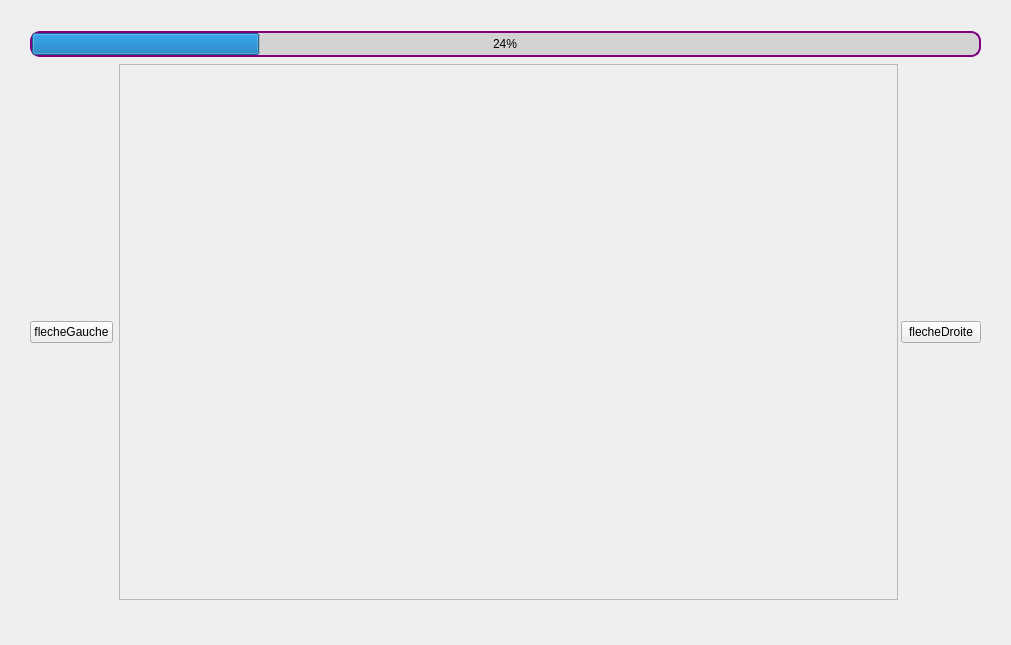
<?xml version="1.0" encoding="UTF-8"?>
<ui version="4.0">
 <class>fenetreProgression</class>
 <widget class="QWidget" name="fenetreProgression">
  <property name="geometry">
   <rect>
    <x>0</x>
    <y>0</y>
    <width>1011</width>
    <height>645</height>
   </rect>
  </property>
  <property name="minimumSize">
   <size>
    <width>1011</width>
    <height>645</height>
   </size>
  </property>
  <property name="maximumSize">
   <size>
    <width>1011</width>
    <height>645</height>
   </size>
  </property>
  <property name="windowTitle">
   <string>Form</string>
  </property>
  <property name="styleSheet">
   <string notr="true"/>
  </property>
  <widget class="QWidget" name="verticalLayoutWidget">
   <property name="geometry">
    <rect>
     <x>30</x>
     <y>30</y>
     <width>951</width>
     <height>571</height>
    </rect>
   </property>
   <layout class="QVBoxLayout" name="verticalLayout" stretch="0,0">
    <property name="sizeConstraint">
     <enum>QLayout::SetDefaultConstraint</enum>
    </property>
    <item>
     <widget class="QProgressBar" name="progressBar">
      <property name="accessibleName">
       <string/>
      </property>
      <property name="styleSheet">
       <string notr="true">QProgressBar {
background-color: lightgrey;
border: 2px solid purple;
border-radius: 10px;
}

QProgressBar::chunk {

}</string>
      </property>
      <property name="value">
       <number>24</number>
      </property>
      <property name="alignment">
       <set>Qt::AlignCenter</set>
      </property>
      <property name="format">
       <string>%p%</string>
      </property>
     </widget>
    </item>
    <item>
     <layout class="QHBoxLayout" name="horizontalLayout" stretch="10,100,10">
      <property name="sizeConstraint">
       <enum>QLayout::SetDefaultConstraint</enum>
      </property>
      <item>
       <widget class="QPushButton" name="felcheGauche">
        <property name="text">
         <string>flecheGauche</string>
        </property>
       </widget>
      </item>
      <item>
       <widget class="QFrame" name="frame">
        <property name="enabled">
         <bool>true</bool>
        </property>
        <property name="minimumSize">
         <size>
          <width>779</width>
          <height>536</height>
         </size>
        </property>
        <property name="maximumSize">
         <size>
          <width>779</width>
          <height>536</height>
         </size>
        </property>
        <property name="frameShape">
         <enum>QFrame::StyledPanel</enum>
        </property>
        <property name="frameShadow">
         <enum>QFrame::Raised</enum>
        </property>
       </widget>
      </item>
      <item>
       <widget class="QPushButton" name="flecheDroite">
        <property name="text">
         <string>flecheDroite</string>
        </property>
       </widget>
      </item>
     </layout>
    </item>
   </layout>
  </widget>
 </widget>
 <resources/>
 <connections/>
</ui>
